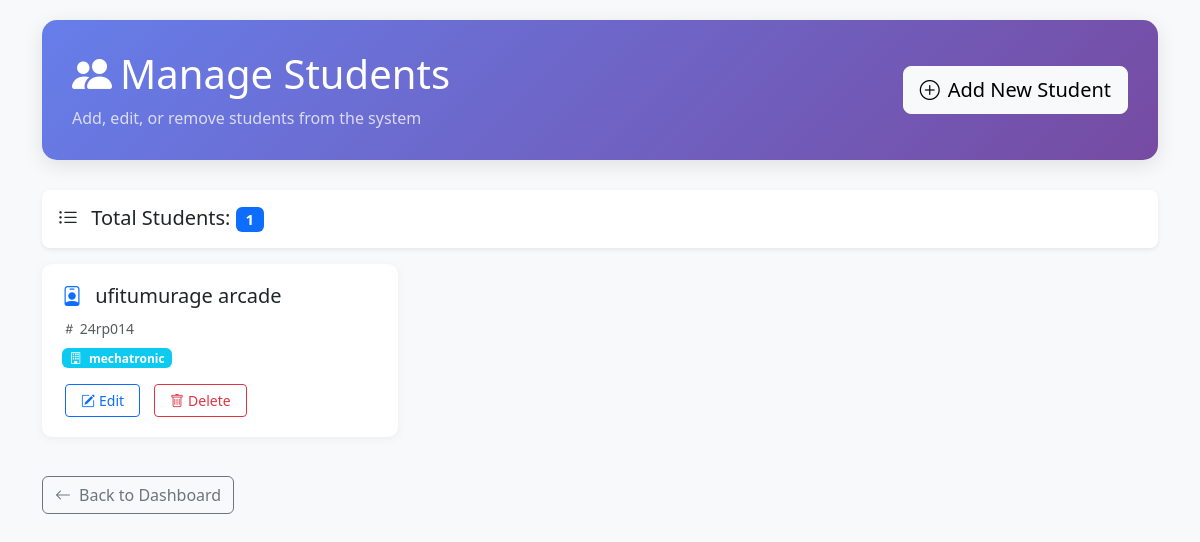
The page / (signed in) on the database its author committed.
### tables this page shows
CREATE TABLE `students` (
  `id` int(11) NOT NULL,
  `reg_no` varchar(20) DEFAULT NULL,
  `fullname` varchar(100) NOT NULL,
  `department` varchar(50) DEFAULT NULL
);

### index.php (the view, shortened to what this page needs)
<?php
require '../config/db.php';
$students = $pdo->query("SELECT * FROM students ORDER BY fullname ASC")->fetchAll();
?>
<!DOCTYPE html>
<html lang="en">
<head>
    <link href="https://cdn.jsdelivr.net/npm/bootstrap@5.3.0/dist/css/bootstrap.min.css" rel="stylesheet">
    <link rel="stylesheet" href="https://cdn.jsdelivr.net/npm/bootstrap-icons@1.10.0/font/bootstrap-icons.css">
</head>
<body>
    <div class="container">
        <div class="page-header">
            <div class="d-flex justify-content-between align-items-center">
                <div>
                    <h1 class="mb-2"><i class="bi bi-people-fill me-2"></i>Manage Students</h1>
                    <p class="mb-0 opacity-75">Add, edit, or remove students from the system</p>
                </div>
                <a href="add.php" class="btn btn-light btn-lg">
                    <i class="bi bi-plus-circle me-2"></i>Add New Student
                </a>
            </div>
        </div>
        <?php if(count($students) > 0): ?>
            <div class="row">
                <div class="col-md-12">
                    <div class="bg-white rounded-3 shadow-sm p-3 mb-3">
                        <div class="d-flex justify-content-between align-items-center">
                            <h5 class="mb-0">
                                <i class="bi bi-list-ul me-2"></i>
                                Total Students: <span class="badge bg-primary"><?php echo count($students); ?></span>
                            </h5>
                        </div>
                    </div>
                </div>
            </div>
            <div class="row">
                <?php foreach($students as $s): ?>
                <div class="col-md-6 col-lg-4">
                    <div class="student-card">
                        <div class="d-flex align-items-start justify-content-between">
                            <div class="flex-grow-1">
                                <h5 class="mb-2">
                                    <i class="bi bi-person-badge text-primary me-2"></i>
                                    <?php echo htmlspecialchars($s['fullname']); ?>
                                </h5>
                                <p class="mb-1 text-muted">
                                    <small><i class="bi bi-hash"></i> <?php echo htmlspecialchars($s['reg_no']); ?></small>
                                </p>
                                <?php if($s['department']): ?>
                                <p class="mb-3">
                                    <span class="badge bg-info">
                                        <i class="bi bi-building me-1"></i>
                                        <?php echo htmlspecialchars($s['department']); ?>
                                    </span>
                                </p>
                                <?php endif; ?>
                                <div class="d-flex gap-2">
                                    <a href="edit.php?id=<?php echo $s['id']; ?>"
                                       class="btn btn-sm btn-outline-primary btn-action">
                                        <i class="bi bi-pencil-square me-1"></i>Edit
                                    </a>
                                    <a href="delete.php?id=<?php echo $s['id']; ?>"
                                       class="btn btn-sm btn-outline-danger btn-action"
                                       onclick="return confirm('Are you sure you want to delete this student?')">
                                        <i class="bi bi-trash me-1"></i>Delete
                                    </a>
                                </div>
                            </div>
                        </div>
                    </div>
                </div>
                <?php endforeach; ?>
            </div>
        <?php endif; ?>
        <div class="mt-4">
            <a href="../dashboard.php" class="btn btn-outline-secondary">
                <i class="bi bi-arrow-left me-2"></i>Back to Dashboard
            </a>
        </div>
    </div>
</body>
</html>

### index.php (style rules this page uses)
body { background: #f8f9fa; padding: 20px; }
.page-header { background: linear-gradient(135deg, #667eea 0%, #764ba2 100%); color: white; padding: 30px; border-radius: 15px; margin-bottom: 30px; box-shadow: 0 5px 20px rgba(0,0,0,0.1); }
.student-card { background: white; border-radius: 10px; padding: 20px; margin-bottom: 15px; box-shadow: 0 2px 10px rgba(0,0,0,0.05); transition: transform 0.2s, box-shadow 0.2s; }
.btn-action { padding: 5px 15px; font-size: 14px; margin: 0 3px; }

### rows shown on the page
students: fullname "ufitumurage arcade", reg_no "24rp014", department "mechatronic"

### other values the page prints
count($students) "1"
